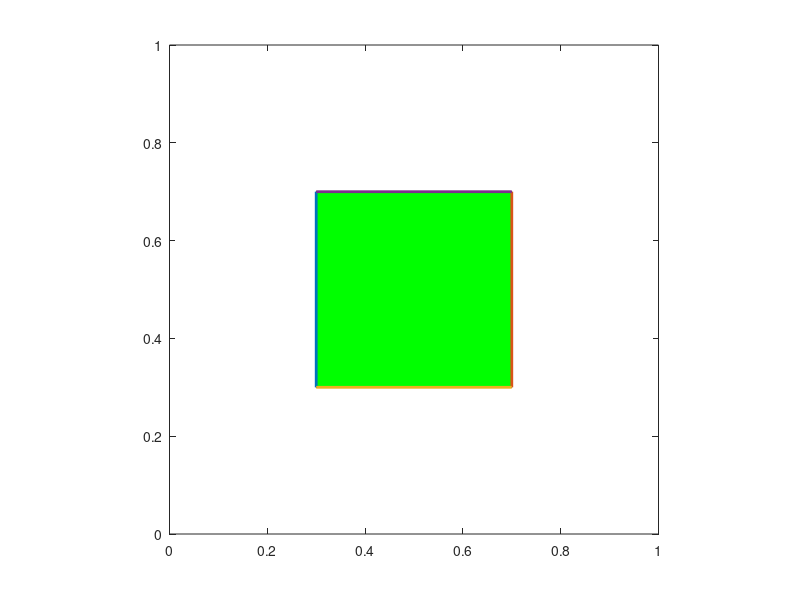

Here is the MATLAB script that generated this plot:
close all
figure 
hold on

X = [0.3 0.7 0.7 0.3 0.3]
Y = [0.3 0.3 0.7 0.7 0.3]
fill(X,Y,'g')

h(1) = plot([0.3 0.3],[0.3,0.7])
h(2) = plot([0.7 0.7],[0.3,0.7])
h(3) = plot([0.3 0.7],[0.3,0.3])
h(4) = plot([0.3 0.7],[0.7,0.7])

set(h,'linewidth',2)
axis equal
axis([0,1,0,1])

box on

